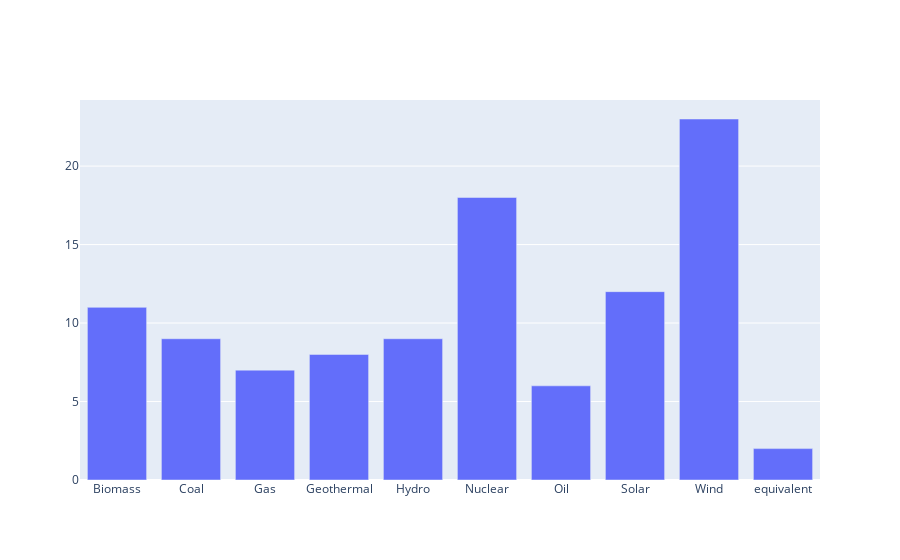

Notebook code cell kept with this figure:
### Code cell
data = df.groupby('type').count()['name']
fig = go.Figure()
fig.add_trace(go.Bar(x=data.index, y=data.values.flatten()))

### Figure 1 — Plotly figure (JSON) as saved in the notebook; plotly's stock layout.template omitted (floating-point values rounded to 4 significant figures)
{"data": [{"type": "bar", "x": ["Biomass", "Coal", "Gas", "Geothermal", "Hydro", "Nuclear", "Oil", "Solar", "Wind", "equivalent"], "y": [11, 9, 7, 8, 9, 18, 6, 12, 23, 2]}], "layout": {}}
